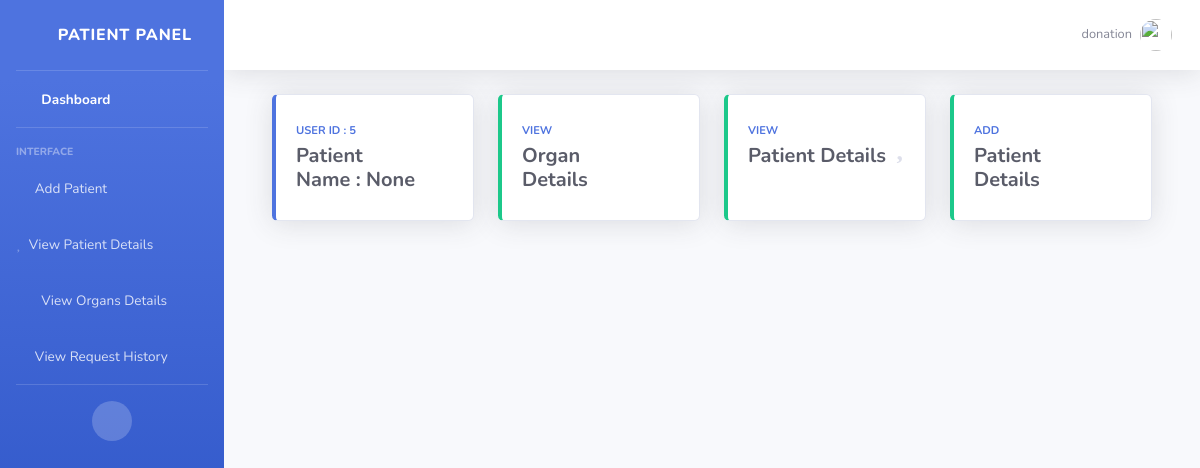
The app's page /intex_1 (signed in) with its own data.
### organ_app/models.py (models this page shows)
class User(AbstractUser):
    is_donor = models.BooleanField(default=False, verbose_name="Is Donor")
    is_patient = models.BooleanField(default=False, verbose_name="Is Patient")
    name = models.CharField(max_length=100,null=True, blank=True)
    mobile = models.CharField(max_length=15,null=True, blank=True)
    address = models.CharField(max_length=200,null=True, blank=True)
    email = models.EmailField(null=True, blank=True)
    country = models.CharField(max_length=100,null=True, blank=True)
    district = models.CharField(max_length=100,null=True, blank=True)
    gender = models.CharField(max_length=10,null=True, blank=True)
    age = models.PositiveIntegerField(null=True, blank=True)
    blood_grou = models.CharField(max_length=3, choices=BLOOD_GROUPS, null=True, blank=True)  # Set a default value
    organs_to_donat = models.CharField(max_length=20, choices=ORGANS_CHOICES, null=True, blank=True)
    status = models.BooleanField(default=False)
    cause_of_death = models.CharField(max_length=20, choices=CAUSE_OF_DEATH_CHOICES, null=True, blank=True)
    needed_organ = models.CharField(max_length=20, choices=ORGANS_CHOICE, null=True, blank=True)
    def __str__(self):
        return self.username

### organ_app/views.py (the view)
# urls.py: path('intex_1',views.intex_1,name='intex_1'),
def intex_1(request):
    return render(request, 'patient/index_1.html')

### templates/patient/index_1.html
{% extends 'patient/base.html' %}
{% load static %}
{% block content %}
                <div class="container-fluid">
                    <div class="row">
                        <div class="col-xl-3 col-md-6 mb-4">
                            <div class="card border-left-primary shadow h-100 py-2">
                                <div class="card-body">
                                    <div class="row no-gutters align-items-center">
                                        <div class="col mr-2">
                                            <div class="text-xs font-weight-bold text-primary text-uppercase mb-1">
                                              User Id :  {{request.user.pk}}</div>
                                            <div class="h5 mb-0 font-weight-bold text-gray-800">Patient Name : {{request.user.name}}</div>
                                        </div>
                                        <div class="col-auto">
                                            <i class="fas fa-user fa-2x text-gray-300"></i>
                                        </div>
                                    </div>
                                </div>
                            </div>
                        </div>
                        <div class="col-xl-3 col-md-6 mb-4">
                            <div class="card border-left-success shadow h-100 py-2">
                                <div class="card-body">
                                    <div class="row no-gutters align-items-center">
                                        <div class="col mr-2">
                                            <div class="text-xs font-weight-bold text-success text-uppercase mb-1">
                                                <a href="{% if request.user.is_authenticated %}{% url 'view_organ_details' %}{% endif %}">View</a></div>
                                            <div class="h5 mb-0 font-weight-bold text-gray-800">Organ Details</div>
                                        </div>
                                        <div class="col-auto">
                                            <i class="fas fa-lungs fa-2x text-gray-300"></i>
                                        </div>
                                    </div>
                                </div>
                            </div>
                        </div>
                        <div class="col-xl-3 col-md-6 mb-4">
                            <div class="card border-left-success shadow h-100 py-2">
                                <div class="card-body">
                                    <div class="row no-gutters align-items-center">
                                        <div class="col mr-2">
                                            <div class="text-xs font-weight-bold text-success text-uppercase mb-1">
                                                <a href="{% if request.user.is_authenticated %}{% url 'view_patient_details' request.user.id %}{% endif %}">View</a></div>
                                            <div class="h5 mb-0 font-weight-bold text-gray-800">Patient Details</div>
                                        </div>
                                        <div class="col-auto">
                                            <i class="fas fa-heart fa-2x text-gray-300"></i>
                                        </div>
                                    </div>
                                </div>
                            </div>
                        </div>
                         <div class="col-xl-3 col-md-6 mb-4">
                            <div class="card border-left-success shadow h-100 py-2">
                                <div class="card-body">
                                    <div class="row no-gutters align-items-center">
                                        <div class="col mr-2">
                                            <div class="text-xs font-weight-bold text-success text-uppercase mb-1">
                                                <a href="{% url 'add_patient_details' %}">Add</a></div>
                                            <div class="h5 mb-0 font-weight-bold text-gray-800">Patient Details</div>
                                        </div>
                                        <div class="col-auto">
                                            <i class="fas fa-comments fa-2x text-gray-300"></i>
                                        </div>
                                    </div>
                                </div>
                            </div>
                        </div>
                    </div>
            </div>
        </div>
{% endblock %}

### templates/patient/base.html (shortened to what this page needs)
{% load static %}
<!DOCTYPE html>
<html lang="en">
<head>
    <link href="{% static 'patient/vendor/fontawesome-free/css/all.min.css' %}" rel="stylesheet" type="text/css">
    <link href="{% static 'patient/css/sb-admin-2.min.css' %}" rel="stylesheet">
</head>
<body id="page-top">
    <div id="wrapper">
        <ul class="navbar-nav bg-gradient-primary sidebar sidebar-dark accordion" id="accordionSidebar">
            <a class="sidebar-brand d-flex align-items-center justify-content-center" href="index.html">
                <div class="sidebar-brand-icon rotate-n-15">
                    <i class="fas fa-laugh-wink"></i>
                </div>
                <div class="sidebar-brand-text mx-3">Patient Panel</div>
            </a>
            <hr class="sidebar-divider my-0">
            <li class="nav-item active">
                <a class="nav-link" href="{% url 'intex_1' %}">
                    <i class="fas fa-fw fa-tachometer-alt"></i>
                    <span>Dashboard</span></a>
            </li>
            <hr class="sidebar-divider">
            <div class="sidebar-heading">
                Interface
            </div>
            <li class="nav-item">
                <a class="nav-link collapsed" href="{% url 'add_patient_details' %}">
                    <i class="fas fa-comments fa"></i>
                    <span>Add Patient</span>
                </a>
                <a class="nav-link collapsed" href="{% if request.user.is_authenticated %}{% url 'view_patient_details' request.user.id %}{% endif %}">
                    <i class="fas fa-heart fa"></i>
                    <span>View Patient Details</span>
                </a>
                <a class="nav-link collapsed" href="{% if request.user.is_authenticated %}{% url 'view_organ_details' %}{% endif %}">
                    <i class="fas fa-fw fa-lungs"></i>
                    <span>View Organs Details</span>
                </a>
            </li>
            <li class="nav-item">
                <a class="nav-link collapsed" href="{% url 'view_send_request' %}" >
                    <i class="ffas fa-calendar fa"></i>
                    <span>View Request History</span>
                </a>
            </li>
            <hr class="sidebar-divider d-none d-md-block">
            <div class="text-center d-none d-md-inline">
                <button class="rounded-circle border-0" id="sidebarToggle"></button>
            </div>
        </ul>
        <div id="content-wrapper" class="d-flex flex-column">
            <div id="content">
                <nav class="navbar navbar-expand navbar-light bg-white topbar mb-4 static-top shadow">
                    <ul class="navbar-nav ml-auto">
                        <li class="nav-item dropdown no-arrow">
                            <a class="nav-link dropdown-toggle" href="#" id="userDropdown" role="button"
                                data-toggle="dropdown" aria-haspopup="true" aria-expanded="false">
                                <span class="mr-2 d-none d-lg-inline text-gray-600 small">{{ request.user }}</span>
                                <img class="img-profile rounded-circle"
                                    src="{% static '/patient/img/undraw_profile.svg' %}">
                            </a>
                        </li>
                    </ul>
                </nav>
                <div class="container-fluid">
                {% block content %}
                {% endblock %}
                 </div>
    </div>
</body>
</html>

### records on screen
User: user "donation", user.pk "5", user.name "None"
